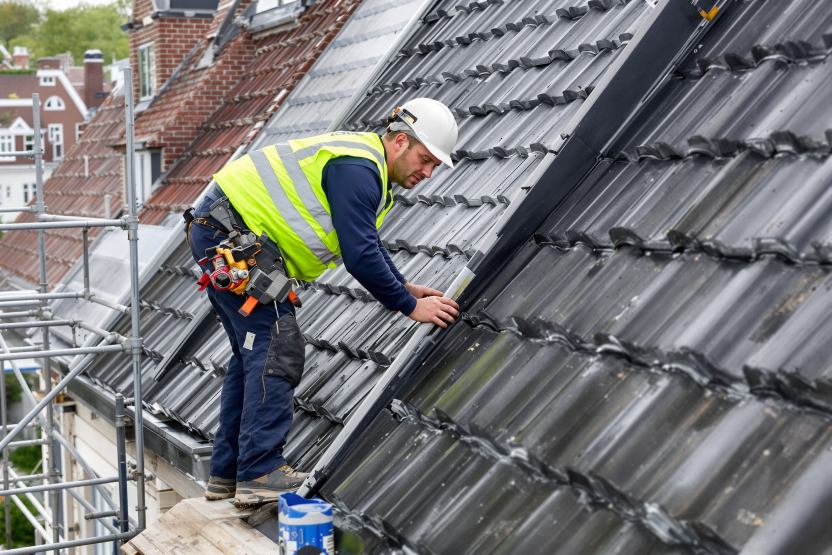
#> input picture generated-images-v2-test/dak/lp-vakman-seed101.jpg, 2496 x 1664 px, given in place of lp-vakman-seed101.jpg.jpg, which was not available (shown at 1/3 size)
$ python postproc.py generated-images-v2-test/dak/lp-vakman-seed101.jpg generated-images-v2-test/dak/lp-classic-renovatie-seed101.jpg
#> lines starting #> are read from the running program, lines starting #| are printed output that depends on the picture; pictures that were not available may be replaced by others from this repository, and a replacement may not be noted
# -*- coding: utf-8 -*-
# Postproc v3, MINIMAL TOUCH (5 jul 2026, na "kwaliteit is een beetje slecht"):
# root-cause van zachtheid was 1K-raw -> UPSCALE naar 1600 + rotatie-resample + opgelegde ruis.
# Nu: 2K-raw -> center-crop naar AR -> DOWNSCALE naar doel (scherptewinst) -> milde unsharp -> q92.
# Geen rotatie, geen kunstmatige ruis, geen saturatie-geknijp. Realisme komt uit de scene zelf.
# python postproc.py <naam> <hero|gal>
import sys
import numpy as np
from PIL import Image, ImageFilter
from scipy.ndimage import uniform_filter

naam, soort = sys.argv[1], sys.argv[2]
src = f"generated-final/{naam}.jpg"
im = Image.open(src).convert('RGB')
#> im is the input picture: PIL image 2496x1664 RGB; mean R, G, B 119.2, 119.5, 120.3
bron_w, bron_h = im.size
#> bron_w = 2496; bron_h = 1664

doel = (1600, 900) if soort == 'hero' else (900, 900) if soort == 'steps' else (1600, 1200)
dw, dh = doel
ar_d = dw / dh
w, h = im.size
#> w = 2496; h = 1664
ar_s = w / h
#> ar_s = 1.5
if ar_s > ar_d:
    nw = int(h * ar_d); x = (w - nw) // 2; im = im.crop((x, 0, x + nw, h))
#> after `nw = int(h * ar_d)`: nw = 2218
#> after `x = (w - nw) // 2`: x = 139
#> after `im = im.crop((x, 0, x + nw, h))`:
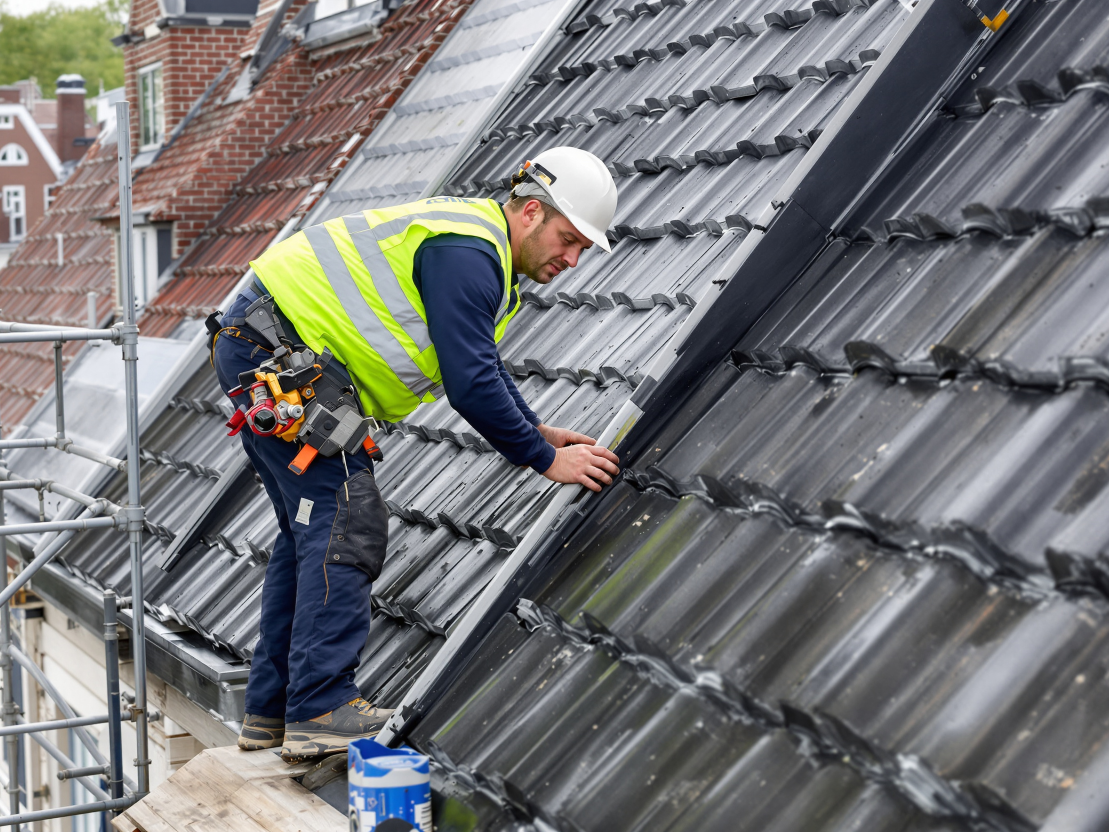
#> im: PIL image 2218x1664 RGB (shown at 1/2 size); mean R, G, B 117.7, 117.9, 118.9
else:
    nh = int(w / ar_d); y = (h - nh) // 2; im = im.crop((0, y, w, y + nh))
upscale = im.size[0] < dw  # waarschuwing als de bron te klein is (raw was geen 2K)
#> upscale = False
im = im.resize(doel, Image.LANCZOS)
#> im: PIL image 1600x1200 RGB
im = im.filter(ImageFilter.UnsharpMask(radius=1.2, percent=40, threshold=3))
# zachte exposure-correctie zoals een telefoon (NOOIT de scene verduisteren om een getal:
# te helder -> subtiel terugtrekken; te donker -> subtiel optillen)
arr = np.asarray(im).astype(np.float32)
l0 = 0.299 * arr[:, :, 0] + 0.587 * arr[:, :, 1] + 0.114 * arr[:, :, 2]
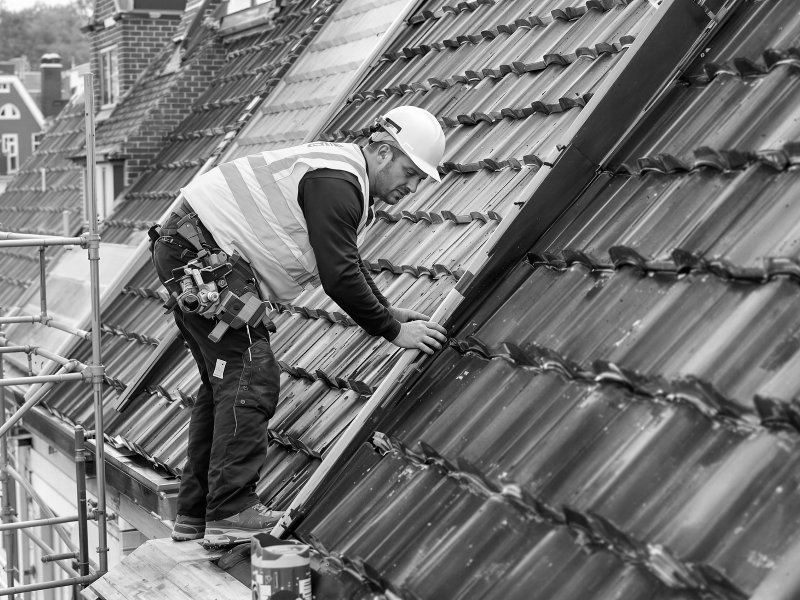
#> l0: shape (1200, 1600) float32 (shown at 1/2 size); min 0, max 255, mean 118
m0 = float(l0.mean())
#> m0 = 118
if m0 > 165:
    arr = np.clip(arr * (160.0 / m0), 0, 255); im = Image.fromarray(arr.astype(np.uint8))
elif m0 < 100:
    arr = np.clip(arr * (115.0 / m0), 0, 255); im = Image.fromarray(arr.astype(np.uint8))
uit = f"generated-final/{naam}-cam.jpg"
im.save(uit, 'JPEG', quality=92)

# informatieve metingen + zachte poorten
a = np.asarray(Image.open(uit).convert('RGB')).astype(np.float32)
lum = 0.299 * a[:, :, 0] + 0.587 * a[:, :, 1] + 0.114 * a[:, :, 2]
def ruisvloer(l):
    sm = uniform_filter(l, 5); res = l - sm
    B = 32; hh, ww = res.shape
    stds = [res[y:y+B, x:x+B].std() for y in range(0, hh-B, B) for x in range(0, ww-B, B)]
    return float(np.percentile(stds, 10))
mx = a.max(axis=2); mn = a.min(axis=2)
#> after `mx = a.max(axis=2)`:
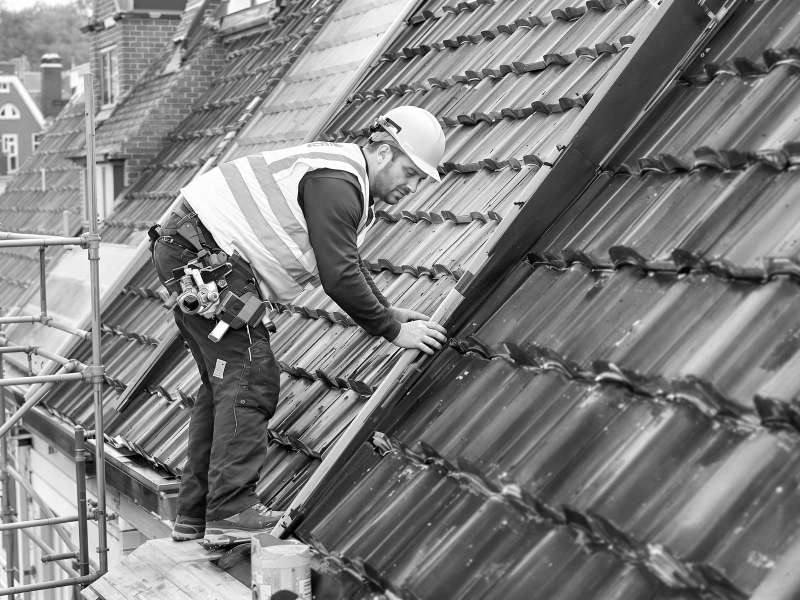
#> mx: shape (1200, 1600) float32 (shown at 1/2 size); min 0, max 255, mean 127.7
#> after `mn = a.min(axis=2)`:
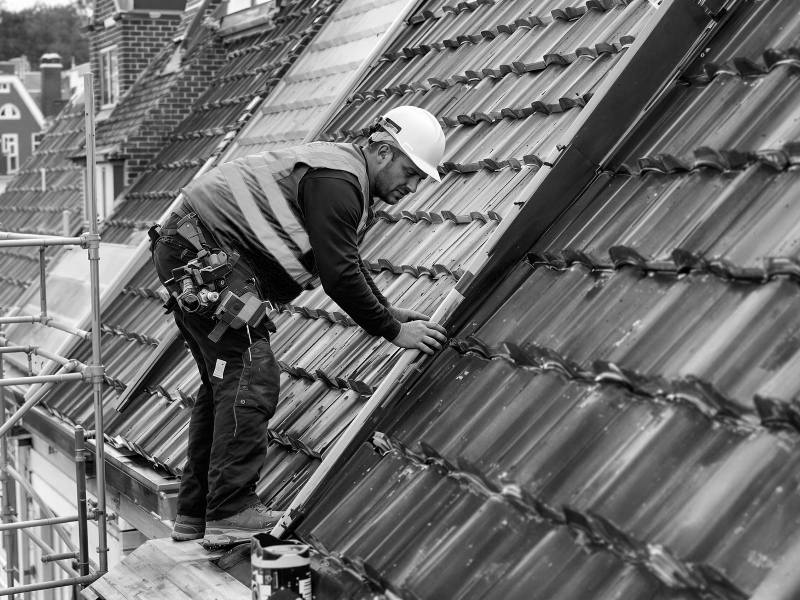
#> mn: shape (1200, 1600) float32 (shown at 1/2 size); min 0, max 255, mean 109.9
sat = float(np.where(mx > 0, (mx - mn) / (mx + 1e-6), 0).mean())
#> sat = 0.161
checks = {
    'bron>=doel (geen upscale)': not upscale,
    'sat(<=0.50)': sat <= 0.50,
    'lum_mean(95-165)': 95 <= float(lum.mean()) <= 165,
}
#> checks = {'bron>=doel (geen upscale)': True, 'sat(<=0.50)': True, 'lum_mean(95-165)': True}
ok = all(checks.values())
#> ok = True
print(f"{'PASS' if ok else 'FAIL'} {naam}: bron={bron_w}x{bron_h} maat={dw}x{dh} q=92 noise={ruisvloer(lum):.2f} sat={sat:.3f} lum={lum.mean():.0f}")
#> in ruisvloer, `res = l - sm`:
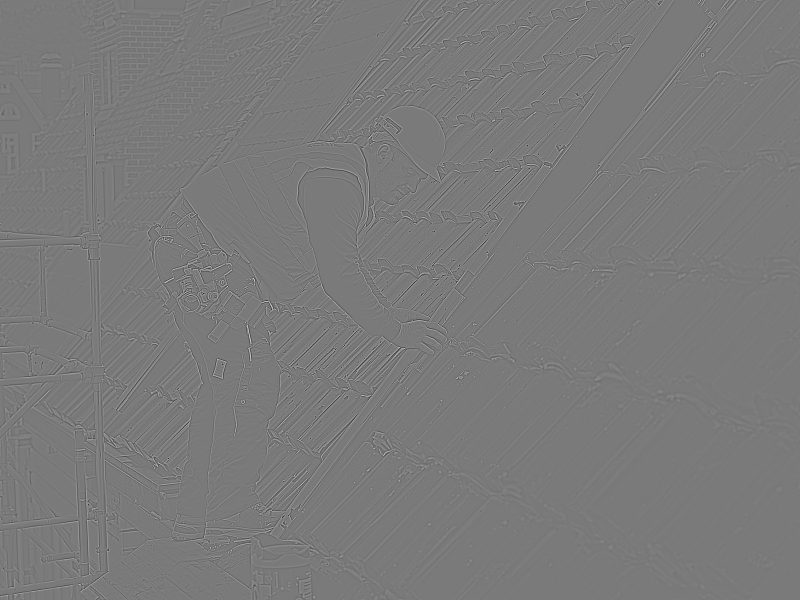
#> res: shape (1200, 1600) float32 (shown at 1/2 size); min -171.7, max 186, mean 0; drawn with min black and max white
#> in ruisvloer, `stds = [res[y:y+B, x:x+B].std() for y in range(0, hh-B, B) for x in ra..`: stds = 1813 values, max 43.34 at index 893, min 0.592 at index 418, mean 9.9
#| PASS generated-images-v2-test/dak/lp-vakman-seed101.jpg: bron=2496x1664 maat=1600x1200 q=92 noise=1.51 sat=0.161 lum=118
for k, v in checks.items():
    if not v: print(f"  FAIL: {k}")
#> this loop made 3 passes
sys.exit(0 if ok else 1)
#> (the program exits here)
